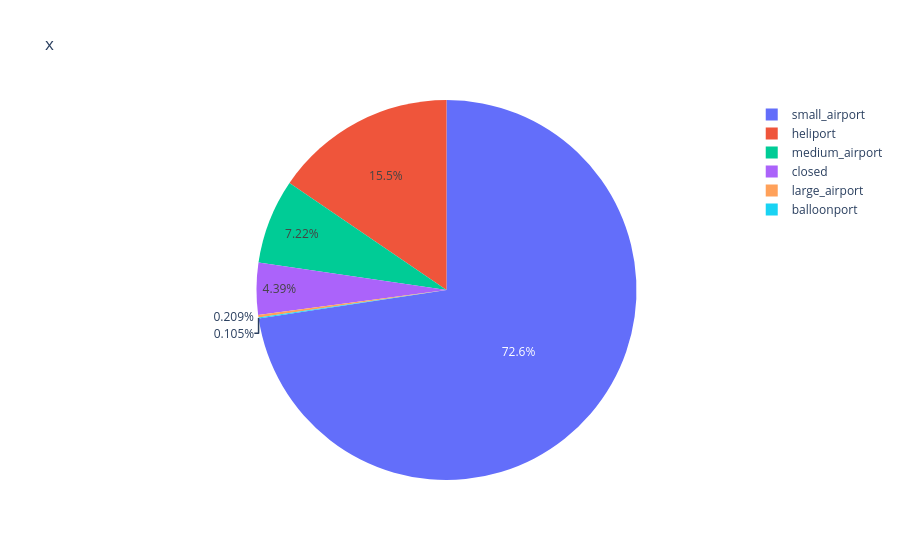

Notebook code cell kept with this figure:
### Code cell
grafico = aeropuertos["type"].value_counts()
px.pie(data_frame = grafico, values = grafico.values, names = grafico.index, title = "x").show()

### Figure 1 — Plotly figure (JSON) as saved in the notebook; plotly's stock layout.template omitted (floating-point values rounded to 4 significant figures)
{"data": [{"domain": {"x": [0, 1], "y": [0, 1]}, "hovertemplate": "type=%{label}<br>value=%{value}<extra></extra>", "labels": ["small_airport", "heliport", "medium_airport", "closed", "large_airport", "balloonport"], "legendgroup": "", "name": "", "showlegend": true, "type": "pie", "values": [694, 148, 69, 42, 2, 1]}], "layout": {"legend": {"tracegroupgap": 0}, "title": {"text": "x"}}}
